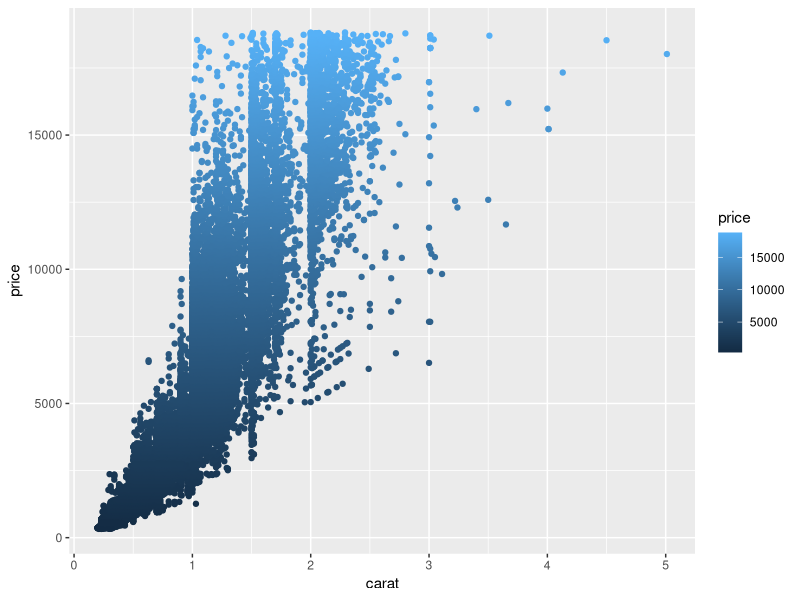

Here is the R script that generated this plot:
## ---- chunk 1
knitr::opts_chunk$set(echo = TRUE)
library(tidyverse)
## ---- chunk 2
ggplot(data = diamonds, aes(x = carat, y = price)) +
  geom_point(aes(color = price))
## ---- chunk 3

